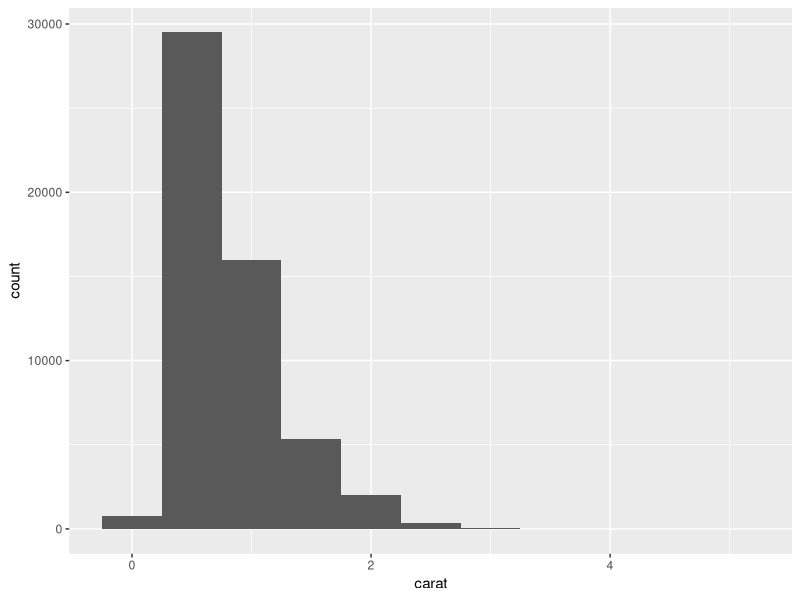
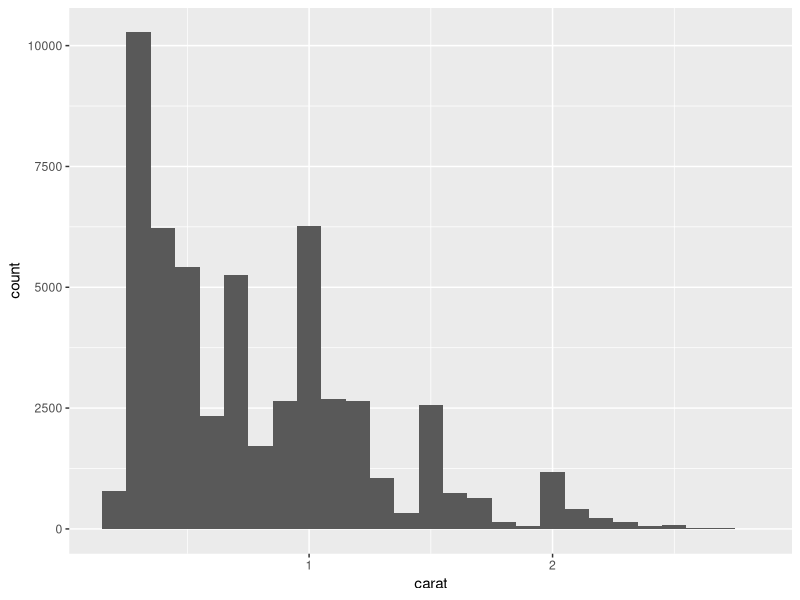
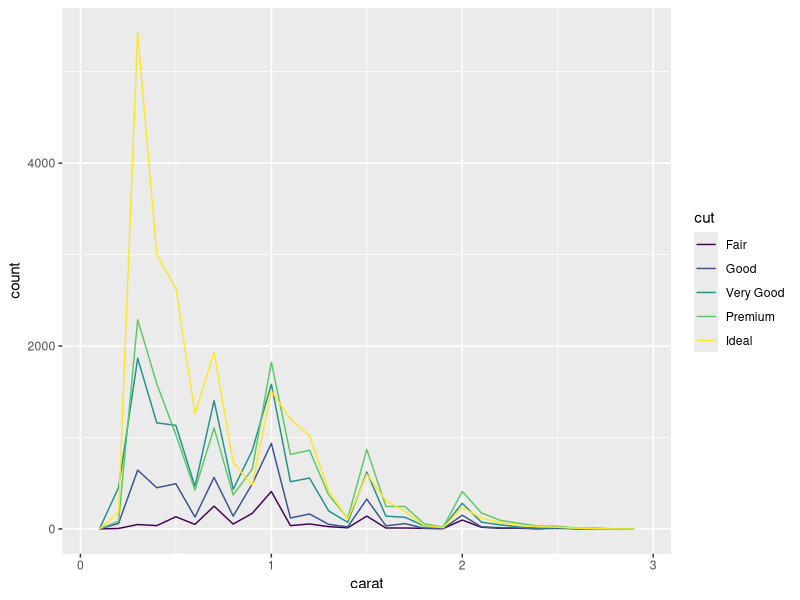

Recreate these plots in R, in order.
install.packages("ggplot2")
install.packages("dplyr")
install.packages("magrittr")
library(ggplot2)
library(dplyr)
library(magrittr)
ggplot(data=diamonds) + geom_histogram(mapping = aes(x=carat),binwidth=0.5) # shows a histogram of carat vs count
diamonds %>% count(cut_width(carat,0.5))
View(diamonds)
smaller <- diamonds %>% filter(carat < 3) 
ggplot(data = smaller, mapping = aes(x = carat)) + geom_histogram(binwidth = 0.1)
ggplot(data = smaller, mapping = aes(x = carat, color = cut)) + geom_freqpoly(binwidth = 0.1) # uses lines instead of bars

